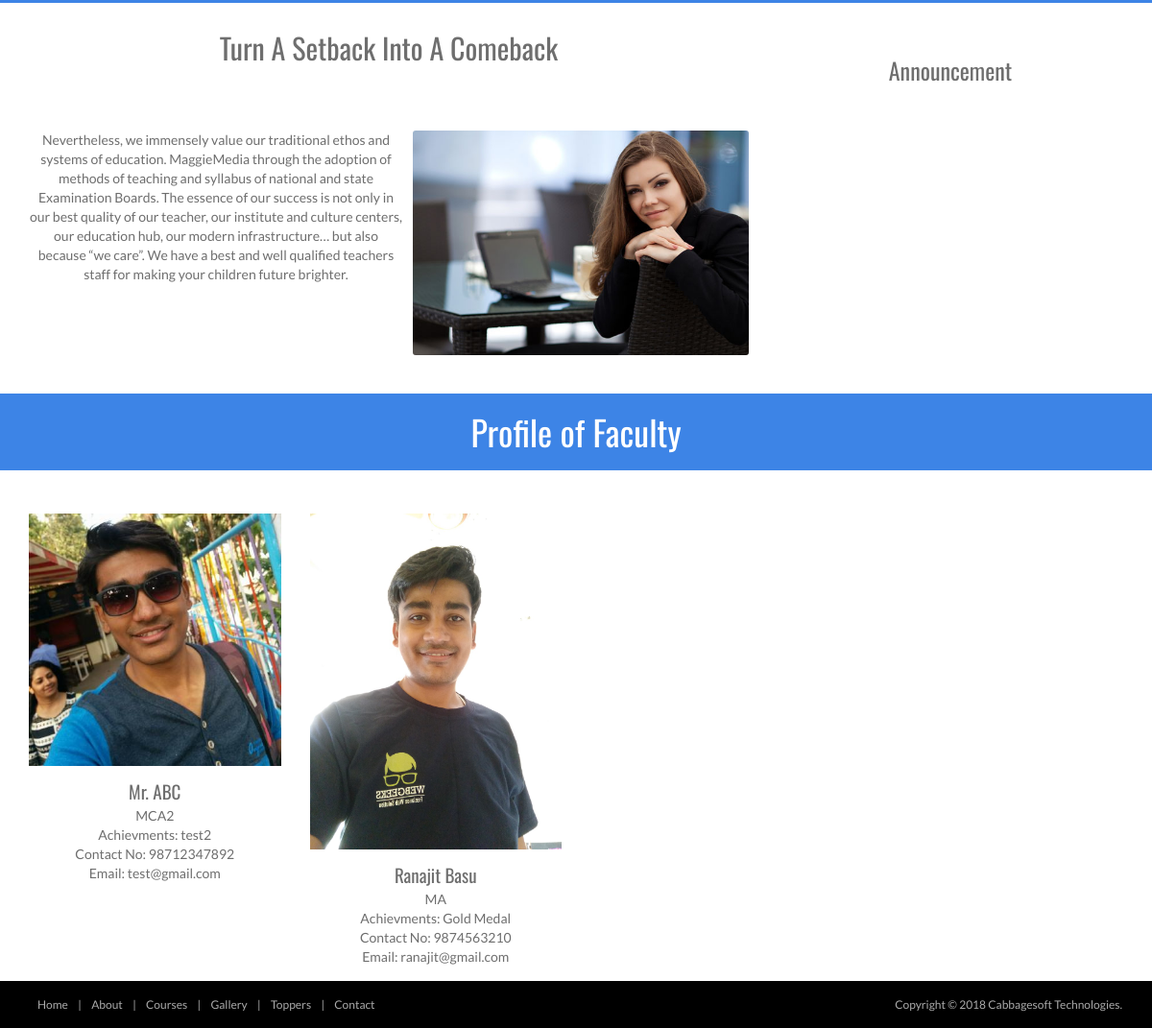
Before: / (lower part) with the older database file.
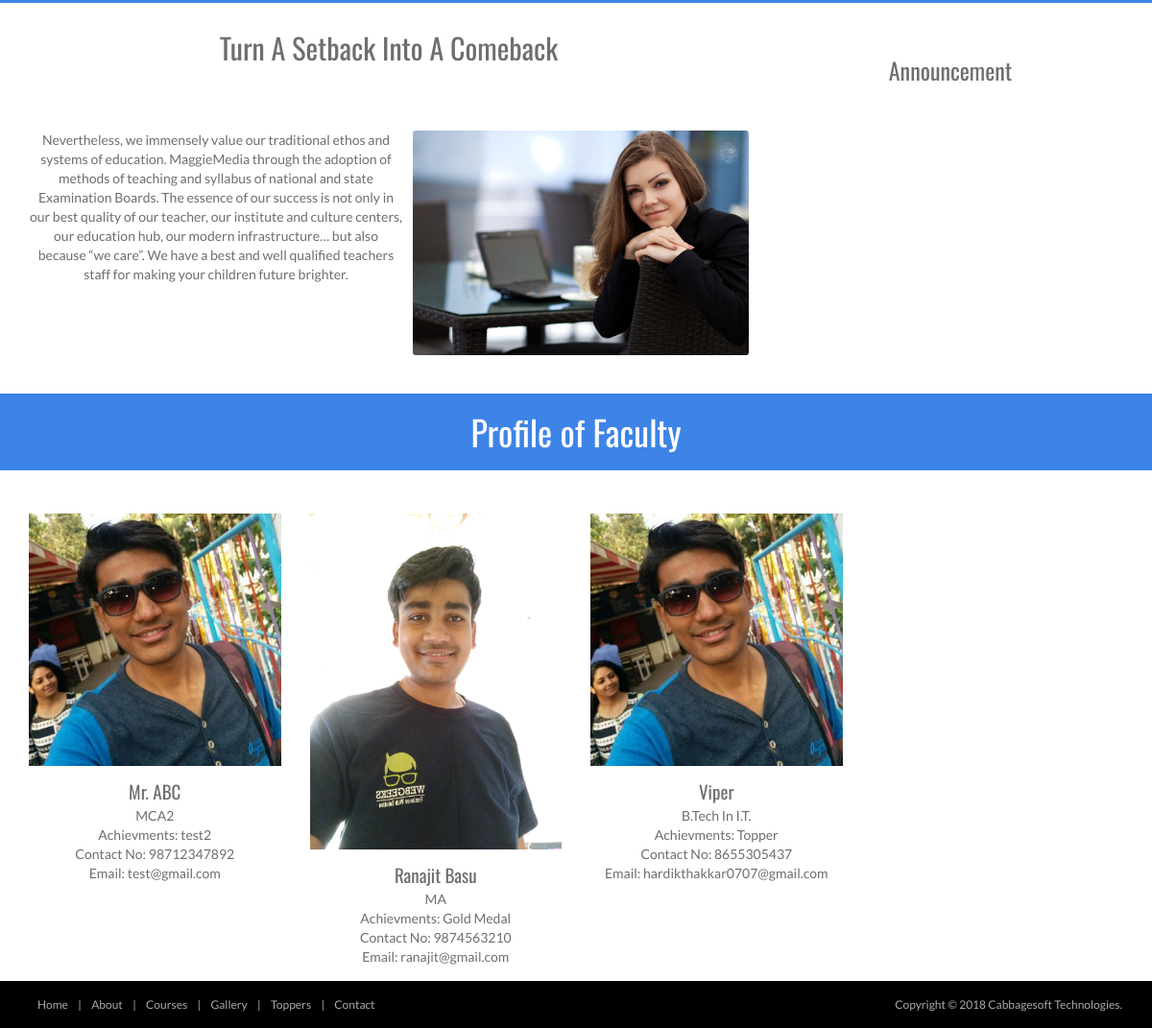
After: the same page with the newer database file.
### tables this page shows
CREATE TABLE `faculty_mst` (
  `faculty_id` int(11) NOT NULL,
  `faculty_name` varchar(250) NOT NULL,
  `experience` varchar(250) NOT NULL,
  `degree` varchar(250) NOT NULL,
  `achievment` varchar(250) NOT NULL,
  `description` longtext NOT NULL,
  `email` varchar(250) NOT NULL,
  `password` varchar(250) NOT NULL,
  `photo` varchar(200) NOT NULL,
  `contact_no` varchar(50) NOT NULL,
  `gender` varchar(50) NOT NULL,
  `active` bit(1) NOT NULL
);

### application/controllers/Welcome.php (called while the page is built, shortened)
<?php
class Welcome extends CI_Controller {
	  function __construct() {
        $this->load->model('Faculty_Profile_Model');
    }
	public function index()
	{
		 $Faculties['AllFaculty'] = $this->Faculty_Profile_Model->fetchAll();
        $this->load->view('index',$Faculties);
	}
}

### index.php (called while the page is built, shortened)
<?php
require_once BASEPATH.'core/CodeIgniter.php';

### application/models/Faculty_Profile_Model.php (called while the page is built, shortened)
<?php
class Faculty_Profile_Model extends CI_Model
{
    public function fetchAll()
    {
        $this->db->select('*');
        $result = $this->db->get('faculty_mst');
        return $result->result();
    }
}
?>

### application/views/index.php (the view, shortened to what this page needs)
<!DOCTYPE>
<html>
<head>
</head>
<body>
    <br><br>
<br><br>
    <section class="container" >
        <div class="row">
            <section class="col-sm-8 maincontent">
            	<center><h2>Turn A Setback Into A Comeback</h2>
                  <br><br>
                    <img src='<?php echo base_url("assets/images/about.jpg"); ?>' alt="" class="img-rounded pull-right" width="350">
                    <p>
                    Nevertheless, we immensely value our traditional ethos and systems of education. MaggieMedia through the adoption of methods of teaching and syllabus of national and state Examination Boards. The essence of our success is not only in our best quality of our teacher, our institute and culture centers, our education hub, our modern infrastructure… but also because “we care”. We have a best and well qualified teachers staff for making your children future brighter.
                </p>
                </center>
            </section>
            <aside class="col-sm-4 sidebar sidebar-right">
                <div class="panel">
                    <center><h3>Announcement</h3></center>
                </div>
            </aside>
        </div>
    </section>
<br><br>
<div id="Faculty">
    <header id="head" class="secondary">
            <div class="container">
                    <h1>Profile of Faculty</h1>
            </div>
    </header>
</div>
    <section class="team-content">
        <div class="container">
            <br><br>
            <div class="row">
<?php
    if(isset($AllFaculty))
    {
        foreach($AllFaculty as $faculty) {
     ?>
                <div class="col-md-3 col-sm-6 col-xs-6">
                    <div class="team-member">
                        <div class="member-img">
                            <img class="img-responsive" src='<?php echo base_url("admin/panel/img/Faculty/$faculty->photo"); ?>' alt="">
                        </div>
                        <h4><?php echo $faculty->faculty_name; ?></h4>
                        <div class="pos">
                        <span class=""><?php echo $faculty->degree; ?></span><br>
                        <span class=""> Achievments: <?php echo $faculty->achievment; ?>  </span> <br>
                        <span class=""> Contact No: <?php echo $faculty->contact_no; ?>  </span><br>
                        <span class=""> Email: <?php echo $faculty->email; ?>  </span>
                        </div>
                    </div>
                </div>
<?php }
} ?>
            </div>
        </div>
    </section>
</body>
</html>

Changed rows visible on the page:
added faculty_mst: photo (picture), faculty_name "Viper", degree "B.Tech In I.T.", achievment "Topper", contact_no "8655305437", email "hardikthakkar0707@gmail.com"
